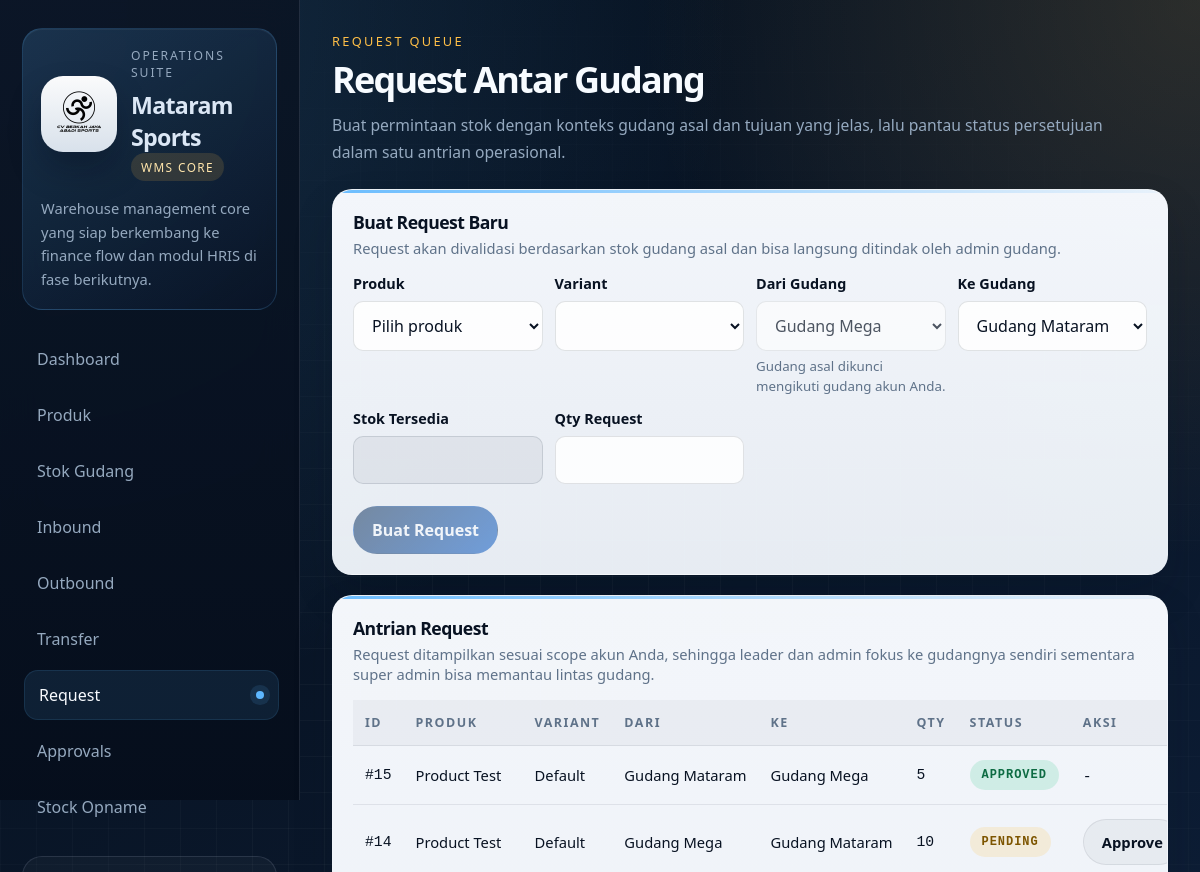
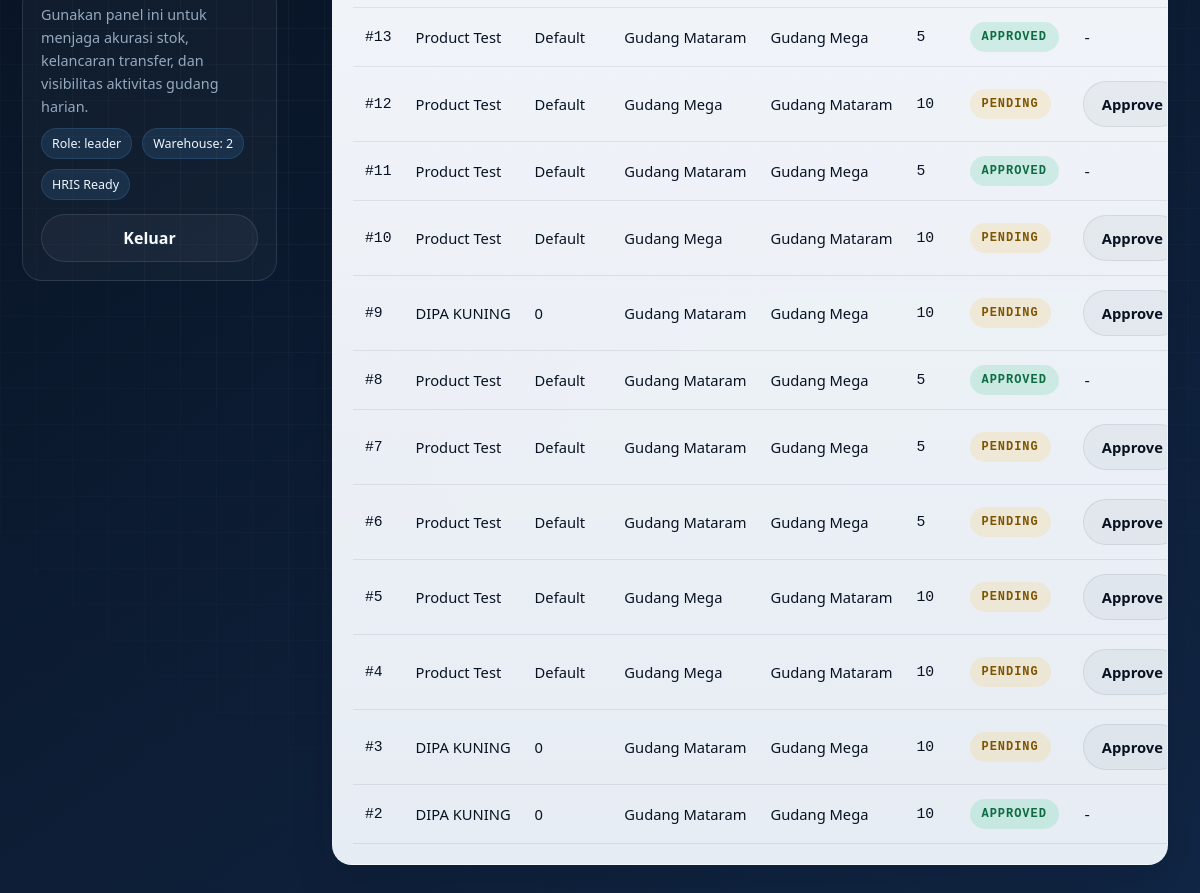
The page /request/ (signed in) on the database its author committed (2 pictures, top to bottom).
### tables this page shows
CREATE TABLE users(
                id INTEGER PRIMARY KEY AUTOINCREMENT,
                username TEXT UNIQUE,
                password TEXT,
                role TEXT,
                email TEXT,
                phone TEXT
            , notify_email INTEGER DEFAULT 1, notify_whatsapp INTEGER DEFAULT 0, warehouse_id INTEGER);

CREATE TABLE requests(
    id INTEGER PRIMARY KEY AUTOINCREMENT,
    product_id INTEGER,
    variant_id INTEGER,
    from_warehouse INTEGER,
    to_warehouse INTEGER,
    qty INTEGER,

    status TEXT DEFAULT 'pending',
    reason TEXT,

    created_at TIMESTAMP DEFAULT CURRENT_TIMESTAMP,
    approved_at TIMESTAMP,
    approved_by INTEGER
, requested_by INTEGER);

CREATE TABLE products(
    id INTEGER PRIMARY KEY AUTOINCREMENT,
    sku TEXT UNIQUE,
    name TEXT,
    category_id INTEGER,
    FOREIGN KEY(category_id) REFERENCES categories(id)
);

CREATE TABLE product_variants(
    id INTEGER PRIMARY KEY AUTOINCREMENT,
    product_id INTEGER,
    variant TEXT, price_retail REAL DEFAULT 0, price_discount REAL DEFAULT 0, price_nett REAL DEFAULT 0,
    UNIQUE(product_id, variant),
    FOREIGN KEY(product_id) REFERENCES products(id) ON DELETE CASCADE
);

CREATE TABLE warehouses(
    id INTEGER PRIMARY KEY AUTOINCREMENT,
    name TEXT UNIQUE
);

### routes/request.py (the view, shortened to what this page needs)
@request_bp.route("/", methods=["GET", "POST"])
def request_barang():
    db = get_db()
    products = db.execute("""
        SELECT id, sku, name
        FROM products
        ORDER BY name
    """).fetchall()
    warehouses = db.execute("""
        SELECT * FROM warehouses ORDER BY name
    """).fetchall()
    warehouse_id = session.get("warehouse_id")
    warehouse_scope = get_request_scope()
    if warehouse_scope:
        rows = db.execute("""
        SELECT
            r.*,
            p.name as product_name,
            v.variant,
            w1.name as from_name,
            w2.name as to_name
        FROM requests r
        JOIN products p ON r.product_id = p.id
        JOIN product_variants v ON r.variant_id = v.id
        JOIN warehouses w1 ON r.from_warehouse = w1.id
        JOIN warehouses w2 ON r.to_warehouse = w2.id
        WHERE (r.from_warehouse=? OR r.to_warehouse=?)
        ORDER BY r.id DESC
        """, (warehouse_scope, warehouse_scope)).fetchall()
    requests_data = [dict(r) for r in rows]
    return render_template(
        "request.html",
        products=products,
        warehouses=warehouses,
        requests=requests_data,
        warehouse_id=warehouse_id
    )

### database.py (called while the page is built)
def get_db():
    db = g.get("db")
    if db is None:
        db_path = current_app.config["DATABASE"]
        db_dir = os.path.dirname(db_path)
        if db_dir and not os.path.exists(db_dir):
            os.makedirs(db_dir, exist_ok=True)
        db = sqlite3.connect(
            db_path,
            timeout=30,
            check_same_thread=False,
            isolation_level=None  # 🔥 AUTO COMMIT MODE
        )
        db.row_factory = sqlite3.Row
        try:
            db.execute("PRAGMA foreign_keys = ON")
            db.execute("PRAGMA journal_mode = WAL")
            db.execute("PRAGMA synchronous = NORMAL")
            db.execute("PRAGMA temp_store = MEMORY")
            db.execute("PRAGMA busy_timeout = 30000")  # 🔥 WAIT LOCK
        except:
            pass
        g.db = db
    return db

### routes/request.py (called while the page is built)
def get_request_scope():
    role = session.get("role")
    warehouse_id = session.get("warehouse_id")
    if role in ["leader", "admin"] and warehouse_id:
        return warehouse_id
    return None

### templates/request.html (shortened to what this page needs)
{% extends "base.html" %}
{% block eyebrow %}Request Queue{% endblock %}
{% block page_title %}Request Antar Gudang{% endblock %}
{% block page_subtitle %}Buat permintaan stok dengan konteks gudang asal dan tujuan yang jelas, lalu pantau status persetujuan dalam satu antrian operasional.{% endblock %}
{% block content %}
<div class="form-box">
    <div class="section-title">
        <div>
            <h2>Buat Request Baru</h2>
            <p>Request akan divalidasi berdasarkan stok gudang asal dan bisa langsung ditindak oleh admin gudang.</p>
        </div>
    </div>
    <form method="POST">
        <div class="form-grid">
            <div>
                <label>Produk</label>
                <select id="product" name="product_id" required>
                    <option value="">Pilih produk</option>
                </select>
            </div>
            <div>
                <label>Variant</label>
                <select id="variant" name="variant_id" required></select>
            </div>
            <div>
                <label>Dari Gudang</label>
                <select id="from_wh" name="from_warehouse" required {% if session.get("role") in ["leader", "admin"] %}disabled{% endif %}>
                    {% for w in warehouses %}
                    <option value="{{ w.id }}" {% if w.id == warehouse_id %}selected{% endif %}>{{ w.name }}</option>
                    {% endfor %}
                </select>
                {% if session.get("role") in ["leader", "admin"] %}
                <small class="helper-text">Gudang asal dikunci mengikuti gudang akun Anda.</small>
                {% endif %}
            </div>
            <div>
                <label>Ke Gudang</label>
                <select id="to_wh" name="to_warehouse" required>
                    {% for w in warehouses %}
                    <option value="{{ w.id }}">{{ w.name }}</option>
                    {% endfor %}
                </select>
            </div>
            <div>
                <label>Stok Tersedia</label>
                <input id="stock" readonly>
            </div>
            <div>
                <label>Qty Request</label>
                <input type="number" id="qty" name="qty" min="1" required>
            </div>
        </div>
        <div class="split-actions" style="margin-top:16px;">
            <button id="btn" type="submit">Buat Request</button>
        </div>
    </form>
</div>
<div class="table-box">
    <div class="section-title">
        <div>
            <h2>Antrian Request</h2>
            <p>Request ditampilkan sesuai scope akun Anda, sehingga leader dan admin fokus ke gudangnya sendiri sementara super admin bisa memantau lintas gudang.</p>
        </div>
    </div>
    {% if requests %}
    <table>
        <thead>
            <tr>
                <th>ID</th>
                <th>Produk</th>
                <th>Variant</th>
                <th>Dari</th>
                <th>Ke</th>
                <th>Qty</th>
                <th>Status</th>
                <th>Aksi</th>
            </tr>
        </thead>
        <tbody>
            {% for r in requests %}
            <tr>
                <td class="mono">#{{ r.id }}</td>
                <td>{{ r.product_name }}</td>
                <td>{{ r.variant }}</td>
                <td>{{ r.from_name }}</td>
                <td>{{ r.to_name }}</td>
                <td class="mono">{{ r.qty }}</td>
                <td>
                    <span class="badge {{ r.status }}">{{ r.status }}</span>
                </td>
                <td>
                    {% if r.status == "pending" and session.get("role") in ["leader", "owner", "super_admin", "admin"] %}
                    <form method="POST" action="/request/approve/{{ r.id }}">
                        <button type="submit" class="ghost-button" onclick="return confirm('Setujui request ini?')">Approve</button>
                    </form>
                    {% else %}
                    <span class="mono">-</span>
                    {% endif %}
                </td>
            </tr>
            {% endfor %}
        </tbody>
    </table>
    {% else %}
    <div class="empty-state">Belum ada request yang tercatat untuk scope akun ini.</div>
    {% endif %}
</div>
{% endblock %}

### templates/base.html (shortened to what this page needs)
<!DOCTYPE html>
<html lang="id">
<head>
<link rel="stylesheet" href="/static/css/dashboard.css">
</head>
<body>
<div class="layout">
<aside class="sidebar" id="menu">
    <div class="brand-block">
        <div class="brand-lockup">
            <div class="brand-mark">
                <img src="/static/brand/mataram-logo.png" alt="Mataram Sports logo">
            </div>
            <div class="brand-meta">
                <p class="brand-kicker">Operations Suite</p>
                <h2 class="brand-title">Mataram Sports</h2>
                <span class="suite-chip">WMS Core</span>
            </div>
        </div>
        <p class="brand-copy">Warehouse management core yang siap berkembang ke finance flow dan modul HRIS di fase berikutnya.</p>
    </div>
    <nav>
        <a href="/" class="{% if request.path == '/' %}active{% endif %}">Dashboard</a>
        <a href="/products" class="{% if request.path.startswith('/products') %}active{% endif %}">Produk</a>
        <a href="/stock" class="{% if request.path.startswith('/stock') %}active{% endif %}">Stok Gudang</a>
        <a href="/inbound" class="{% if request.path.startswith('/inbound') %}active{% endif %}">Inbound</a>
        <a href="/outbound" class="{% if request.path.startswith('/outbound') %}active{% endif %}">Outbound</a>
        <a href="/transfers" class="{% if request.path.startswith('/transfers') %}active{% endif %}">Transfer</a>
        <a href="/request" class="{% if request.path.startswith('/request') %}active{% endif %}">Request</a>
        {% if session.get("role") in ["leader", "owner", "super_admin"] %}
        <a href="/approvals" class="{% if request.path.startswith('/approvals') %}active{% endif %}">Approvals</a>
        {% endif %}
        <a href="/so" class="{% if request.path.startswith('/so') %}active{% endif %}">Stock Opname</a>
    </nav>
    <div class="sidebar-footer">
        <p>Gunakan panel ini untuk menjaga akurasi stok, kelancaran transfer, dan visibilitas aktivitas gudang harian.</p>
        <div class="status-row">
            <span class="status-pill">Role: {{ session.get("role", "guest") }}</span>
            <span class="status-pill">Warehouse: {{ session.get("warehouse_id", "-") }}</span>
            <span class="status-pill">HRIS Ready</span>
        </div>
        <form method="GET" action="/logout" style="margin-top:14px;">
            <button type="submit" class="ghost-button" style="width:100%;">Keluar</button>
        </form>
    </div>
</aside>
<main class="main">
    <section class="page-hero">
        <div class="page-hero-text">
            <p class="page-eyebrow">{% block eyebrow %}Operational Workspace{% endblock %}</p>
            <h1>{% block page_title %}Mataram Sports WMS{% endblock %}</h1>
            <p class="page-subtitle">{% block page_subtitle %}Satu workspace terpadu untuk memonitor stok, transaksi barang, dan kualitas operasional gudang.{% endblock %}</p>
        </div>
    </section>
    {% block content %}{% endblock %}
</main>
</div>
</body>
</html>

### rows shown on the page
users: get "leader"
requests: id "15", product_name "Product Test", variant "Default", from_name "Gudang Mataram", to_name "Gudang Mega", qty "5", status "APPROVED"
requests: id "14", product_name "Product Test", variant "Default", from_name "Gudang Mega", to_name "Gudang Mataram", qty "10", status "PENDING"
requests: id "13", product_name "Product Test", variant "Default", from_name "Gudang Mataram", to_name "Gudang Mega", qty "5", status "APPROVED"
requests: id "12", product_name "Product Test", variant "Default", from_name "Gudang Mega", to_name "Gudang Mataram", qty "10", status "PENDING"
requests: id "11", product_name "Product Test", variant "Default", from_name "Gudang Mataram", to_name "Gudang Mega", qty "5", status "APPROVED"
requests: id "10", product_name "Product Test", variant "Default", from_name "Gudang Mega", to_name "Gudang Mataram", qty "10", status "PENDING"
requests: id "9", product_name "DIPA KUNING", variant "0", from_name "Gudang Mataram", to_name "Gudang Mega", qty "10", status "PENDING"
requests: id "8", product_name "Product Test", variant "Default", from_name "Gudang Mataram", to_name "Gudang Mega", qty "5", status "APPROVED"
requests: id "7", product_name "Product Test", variant "Default", from_name "Gudang Mataram", to_name "Gudang Mega", qty "5", status "PENDING"
requests: id "6", product_name "Product Test", variant "Default", from_name "Gudang Mataram", to_name "Gudang Mega", qty "5", status "PENDING"
requests: id "5", product_name "Product Test", variant "Default", from_name "Gudang Mega", to_name "Gudang Mataram", qty "10", status "PENDING"
requests: id "4", product_name "Product Test", variant "Default", from_name "Gudang Mega", to_name "Gudang Mataram", qty "10", status "PENDING"
requests: id "3", product_name "DIPA KUNING", variant "0", from_name "Gudang Mataram", to_name "Gudang Mega", qty "10", status "PENDING"
requests: id "2", product_name "DIPA KUNING", variant "0", from_name "Gudang Mataram", to_name "Gudang Mega", qty "10", status "APPROVED"

### other values the page prints
{{ session.get("warehouse_id", "-") }} "2"
form field from_warehouse "Gudang Mega"
form field to_warehouse "Gudang Mataram"
